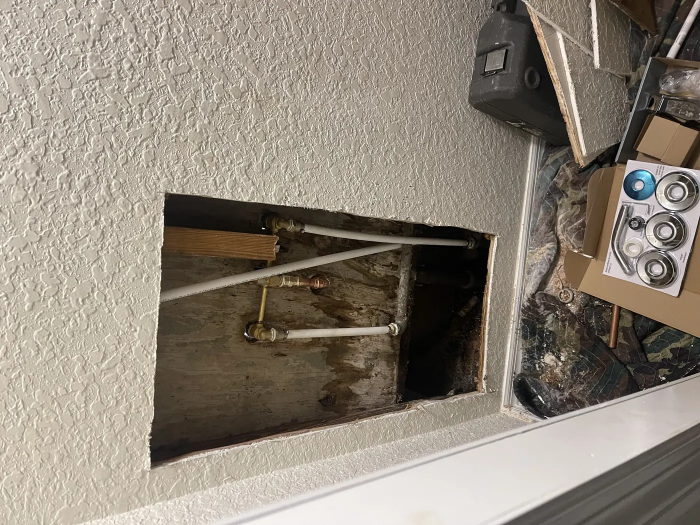
#> input picture Images/hero-panels/5e07b6f70709456ca2c12b02ecc44ed9.webp, 1400 x 1050 px (shown at 1/2 size); its folder holds 6 pictures in this run
$ python fix-lighthouse-perf-20260719.py
#> lines starting #> are read from the running program, lines starting #| are printed output that depends on the picture
#!/usr/bin/env python3
"""Homepage Lighthouse perf + agentic browsing fixes (CLS, LCP, images, map)."""

from __future__ import annotations

import re
from pathlib import Path
from urllib.parse import unquote

from PIL import Image

ROOT = Path(__file__).resolve().parents[1]
INDEX = ROOT / "index.html"
ROBOTS = ROOT / "robots.txt"
KG_JS = ROOT / "JS" / "kg-redesign.js"
PERF = "20260719-perf"

GALLERY_DIR = ROOT / "GalleryImages"
HERO_PANELS = ROOT / "Images" / "hero-panels"


def save_webp(src: Path, dest: Path, max_width: int, quality: int = 76) -> bool:
#> called with max_width = 720, quality = 68
    if not src.is_file():
        return False
    dest.parent.mkdir(parents=True, exist_ok=True)
    with Image.open(src) as img:
#> img is the input picture: PIL image 1400x1050 RGB; mean R, G, B 142.2, 133.1, 120.7
        img = img.convert("RGB") if img.mode not in ("RGB", "RGBA") else img
        if img.width > max_width:
            ratio = max_width / img.width
#> ratio = 0.514
            size = (max_width, max(1, round(img.height * ratio)))
#> size = (720, 540)
            out = img.resize(size, Image.Resampling.LANCZOS)
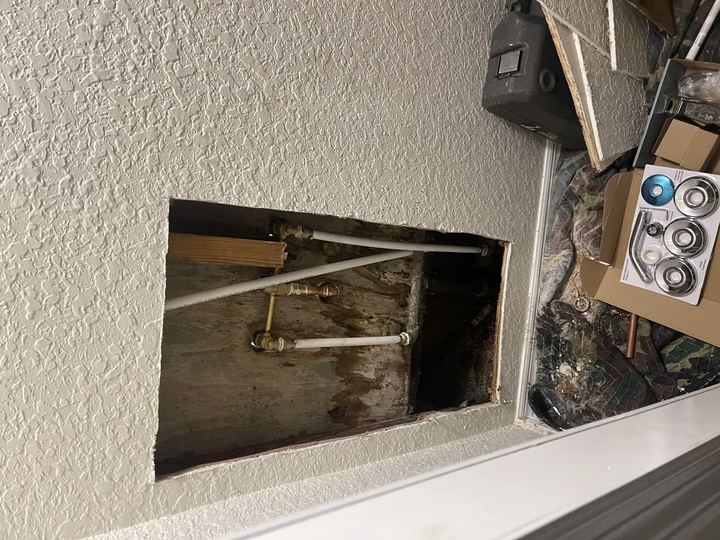
#> out: PIL image 720x540 RGB; mean R, G, B 142.2, 133.1, 120.7
        else:
            out = img
        out.save(dest, "WEBP", quality=quality, method=6)
    return True


def compress_gallery_assets() -> None:
    """Shrink oversized originals and refresh 640w carousel variants."""
    originals = [
        p
        for p in GALLERY_DIR.glob("*.webp")
        if not re.search(r"-\d+w\.webp$", p.name, re.I)
    ]
    changed = 0
    for src in originals:
        size_kb = src.stat().st_size / 1024
        with Image.open(src) as img:
            width = img.width
        needs = width > 960 or size_kb > 90
        if needs:
            # In-place downscale for gallery detail pages (display ~800 CSS px).
            save_webp(src, src, 960, quality=76)
            changed += 1
            print(f"compressed: {src.name} ({size_kb:.0f}KB -> {src.stat().st_size/1024:.0f}KB)")

        variant = src.with_name(f"{src.stem}-640w.webp")
        save_webp(src, variant, 640, quality=74)
        print(f"640w: {variant.name} ({variant.stat().st_size/1024:.0f}KB)")

    # Heavy hero panel that Lighthouse flagged for compression.
    heavy = HERO_PANELS / "5e07b6f70709456ca2c12b02ecc44ed9.webp"
    if heavy.is_file():
        save_webp(heavy, HERO_PANELS / "5e07b6f70709456ca2c12b02ecc44ed9-720w.webp", 720, quality=68)
        print("recompressed hero panel 5e07…-720w")

    for name in ("after.webp", "fixed.webp", "8616534258664c79aace7cfccd4bec96.webp"):
        src = HERO_PANELS / name
        if src.is_file():
            save_webp(src, src.with_name(f"{src.stem}-720w.webp"), 720, quality=72)
#> call 2 of save_webp, with max_width = 720, quality = 72
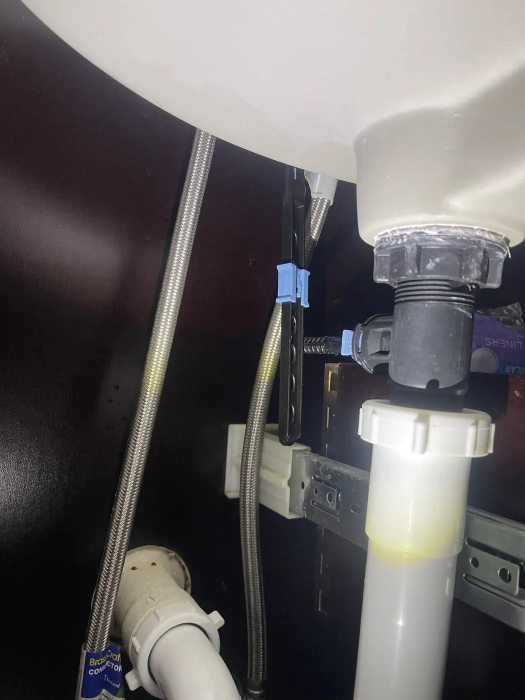
#> input picture Images/hero-panels/after.webp, 1050 x 1400 px (shown at 1/2 size)
#> in save_webp, img is the input picture: PIL image 1050x1400 RGB; mean R, G, B 100, 96.6, 97.3
#> in save_webp (call 2), `out = img.resize(size, Image.Resampling.LANCZOS)`:
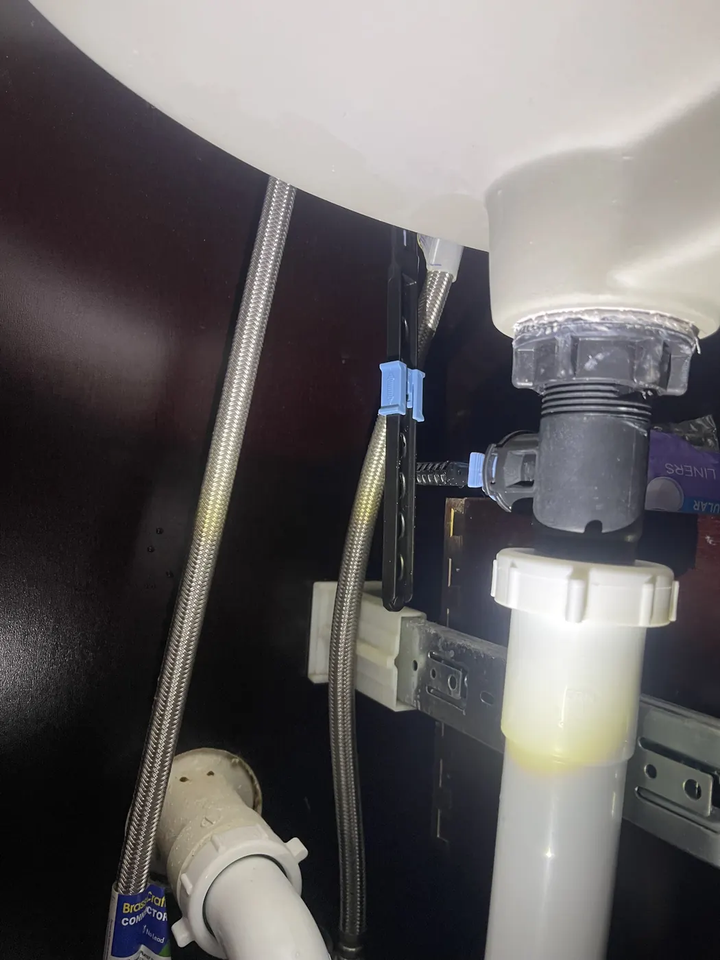
#> out: PIL image 720x960 RGB; mean R, G, B 100, 96.6, 97.3

    print(f"Gallery originals recompressed: {changed}")


# [21 lines left out: function gallery_img_tag, not called in this run]


def patch_index() -> None:
#> (the run stopped early here; a loop or call above may not have finished)
